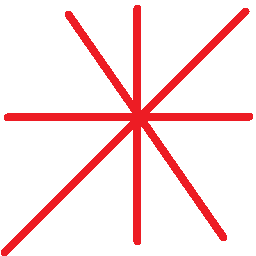
#> input picture images/snowflake01.png, 256 x 256 px
$ jupyter execute --allow-errors convolutions.ipynb   (shell and % lines are left out)
#> lines starting #> are read from the running program, lines starting #| are printed output that depends on the picture; after the words box and inside, x2 and y2 are one past the last pixel; in counts of white or black regions, pixels touching at a corner belong together; long printed decimals are rounded
[cell 1]
#
#
#

import numpy as np
import h5py
import matplotlib.pyplot as plt

plt.rcParams['figure.figsize'] = (5.0, 4.0) # set default size of plots
plt.rcParams['image.interpolation'] = 'nearest'
plt.rcParams['image.cmap'] = 'gray'


np.random.seed(1)

Exercise: Implement the following function, which pads all the images of a batch of examples X with zeros. Use np.pad. Note if you want to pad the array "a" of shape  (5,5,5,5,5)(5,5,5,5,5)  with pad = 1 for the 2nd dimension, pad = 3 for the 4th dimension and pad = 0 for the rest, you would do:

a = np.pad(a, ((0,0), (1,1), (0,0), (3,3), (0,0)), mode='constant', constant_values = (0,0))

[cell 2]
a = np.random.rand(5,5,5,5,5)
a.shape

[cell 3]
a = np.pad(a, ((0,0), (1,1), (0,0), (3,3), (0,0)), mode='constant', constant_values = (0,0))
a.shape

[cell 4]
from PIL import Image
import numpy as np
import matplotlib.pyplot as plt

im = np.array(Image.open('images/snowflake01.png'))
#> im is the input picture: shape (256, 256, 3); mean R, G, B 252.7, 225.7, 226.7

print(im.dtype)
#| uint8
# uint8

print(im.ndim)
#| 3
# 3

print(im.shape)
#| (256, 256, 3)
# (512, 512, 3)

plt.imshow(im)
plt.show()

[cell 5]
def rgb2gray(rgb):
    return np.dot(rgb[...,:3], [0.2989, 0.5870, 0.1140])
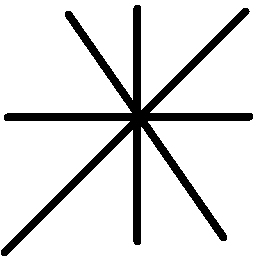
#> returned value: shape (256, 256) float64; values 91.38 (black) and 255 (white), 87.1% white; 1 black region, box (x1, y1, x2, y2) and area: (1, 5, 253, 256) 8472

gray = rgb2gray(im)
print(gray.shape, np.min(gray), np.max(gray))
#| (256, 256) 91.379 254.974
gray = gray / 255.
print(gray.shape, np.min(gray), np.max(gray))
#| (256, 256) 0.3584 0.9999

plt.imshow(gray, cmap='gray', vmin=0, vmax=1)
plt.show()

[cell 6]
# convolution

from scipy import signal
from scipy import misc

f_hor = np.array([
    [1,1,1],
    [0,0,0],
    [-1,-1,-1]
])

f_ver = np.array([
    [1,0,-1],
    [1,0,-1],
    [1,0,-1]
])

f_4x4 = np.array([
    [ 0,  1,  1,  0],
    [ 1,  3,  3,  1],
    [-1, -3, -3, -1],
    [ 0, -1, -1,  0],
])

f_45_degrees = np.array([
    [ 0,  1,  2],
    [-1,  0,  1],
    [-2, -1,  0]
])

conv = signal.convolve2d(gray, f_4x4,
                         # boundary='symm',
                         mode='same'
                        )
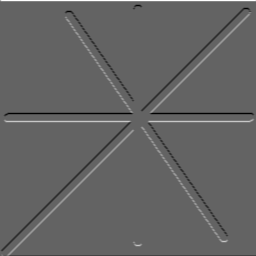
#> conv: shape (256, 256) float64; min -6.42, max 10, mean 0.0383; drawn with min black and max white
print(conv.shape)
#| (256, 256)
plt.imshow(conv, cmap='gray', vmin=0, vmax=1)
plt.show()

[cell 7]
import numpy as np
from scipy import signal
from scipy import misc
#> (the rest of this cell did not finish here and is left out)

[cell 8]
import matplotlib.pyplot as plt
fig, (ax_orig, ax_mag, ax_ang) = plt.subplots(3, 1, figsize=(6, 15))
#> (the rest of this cell did not finish here and is left out)

[cell 9]
import numpy as np

A = np.random.randint(1, 10, size=(6,6))
v = np.array([
    [1,0,-1],
    [1,0,-1],
    [1,0,-1],
])

C = np.convolve(A.flatten(), v.flatten(), mode="same")
print(C.shape)
C = C.reshape((6,6))
print(C)

C = np.convolve(gray.flatten(), f_4x4.flatten(), mode="same")
print(C.shape)
#| (65536,)
C = C.reshape((256,256))
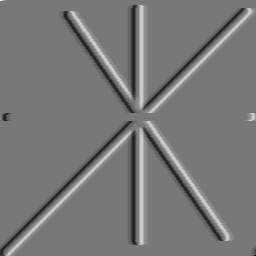
#> C: shape (256, 256) float64; min -9, max 10, mean 0.000153; drawn with min black and max white

plt.imshow(C, cmap='gray', vmin=0, vmax=1)
plt.show()

$ run again, with images/vertical_bars01.png copied over images/snowflake01.png
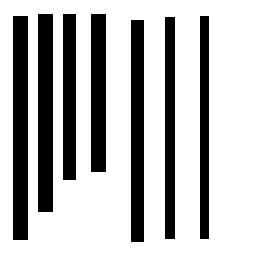
#> input picture images/vertical_bars01.png, 256 x 256 px
#> im is the input picture: shape (256, 256, 3); 72.6% white; 7 black regions, largest, box (x1, y1, x2, y2) and area: (13, 16, 28, 240) 3360, (38, 14, 53, 212) 2970, (131, 20, 144, 242) 2886
#| uint8
#| 3
#| (256, 256, 3)
#| (256, 256) 0.0 254.974
#| (256, 256) 0.0 0.9999
#> `conv = signal.convolve2d(gray, f_4x4, # boundary='symm', mode='same' )`:
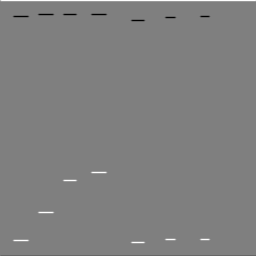
#> conv: shape (256, 256) float64; min -10, max 10, mean 0.039; drawn with min black and max white
#| (256, 256)
#| (65536,)
#> `C = C.reshape((256,256))`:
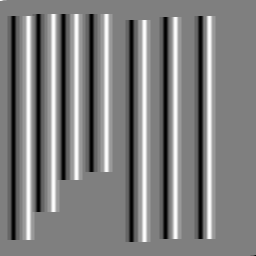
#> C: shape (256, 256) float64; min -10, max 10, mean 0.000153; drawn with min black and max white
